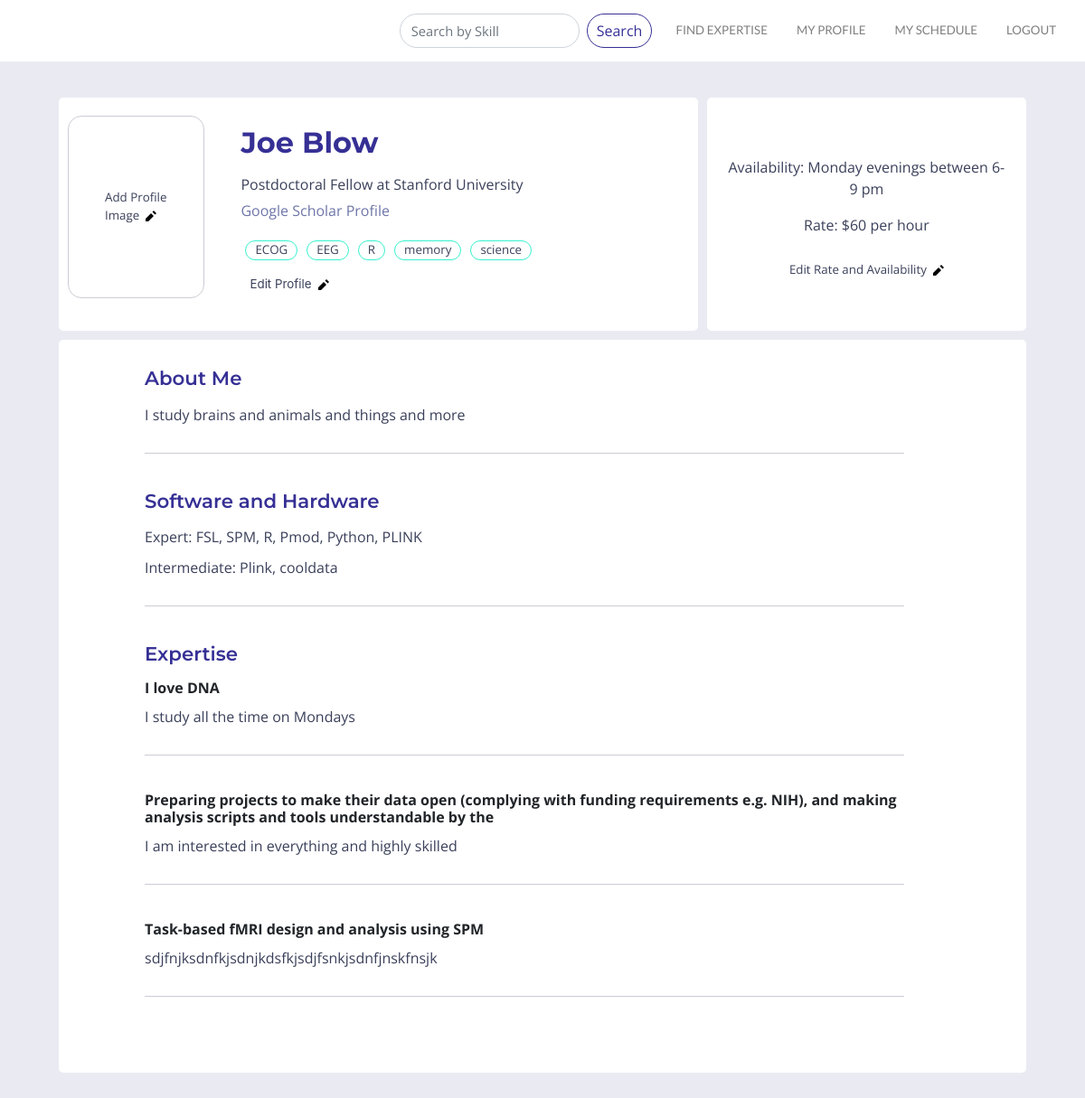
The page /search/users/profile/ (signed in) on the database its author committed.
### users/models.py (models this page shows)
class CustomUser(AbstractUser):
    objects = CustomUserManager()
    position = models.CharField(max_length =10000, null=True, default='', blank=True)
    bio = models.CharField(max_length =10000, null=True, default='', blank=True)
    skills = TaggableManager(help_text="A comma-separated list of tags.")
    image = models.ImageField(upload_to="profile_image", blank=True)
    website = models.CharField(max_length=10000, null=True, default='', blank=True)
    skill_area1_title = models.CharField(max_length =10000, null=True, default='', blank=True)
    skill_area1 = models.CharField(max_length =10000, null=True, default='', blank=True)
    skill_area2_title = models.CharField(max_length =10000, null=True, default='', blank=True)
    skill_area2 = models.CharField(max_length =10000, null=True, default='', blank=True)
    skill_area3_title = models.CharField(max_length =10000, null=True, default='', blank=True)
    skill_area3 = models.CharField(max_length =10000, null=True, default='', blank=True)
    skill_area4_title = models.CharField(max_length =10000, null=True, default='', blank=True)
    skill_area4 = models.CharField(max_length =10000, null=True, default='', blank=True)
    skill_area5_title = models.CharField(max_length =10000, null=True, default='', blank=True)
    skill_area5 = models.CharField(max_length =10000, null=True, default='', blank=True)
    software_hardware = models.CharField(max_length =10000, null=True, default='', blank=True)
    software_hardware_intermediate = models.CharField(max_length =10000, null=True, default='', blank=True)
    availability = models.CharField(max_length=10000, null=True, default='', blank=True)
    rate = models.CharField(max_length= 10000, null=True, default='', blank=True)
    expert = models.BooleanField(blank=True, default=False)
    gives_tutorials = models.BooleanField(blank=True, default=False)
    tutorial_area = models.CharField(max_length =10000, null=True, default='', blank=True)
    wants_expert = models.BooleanField(blank=True, default=False)
    needs_help_with = models.CharField(max_length =10000, null=True, default='', blank=True)
    profile_under_review = models.BooleanField(blank=True, default=False)
    profile_approved = models.BooleanField(blank=True, default=False)

### users/views.py (the view)
# urls.py: path('profile/', views.view_profile, name='profile'),
def view_profile(request, pk=None):
    if pk:
        user = CustomUser.objects.get(pk=pk)
    else:
        user = request.user
    bookings = user.bookings.all()
    tutorials = bookings.filter(is_tutorial=True)
    args = {'user': user,
            'bookings': bookings,
            'tutorials': tutorials,
           }
    return render(request, 'profile.html', args)

### templates/profile.html (shortened to what this page needs)
{% extends 'layout.html' %}
{% load static %}
{% block content %}
<div class="container-fluid" id="profile_container">
   <div class="container profile">
    <div class="container" id = "profile_intro">
        <div class="container" id="expert">
            {% if user.image %}
            <div>
               <a href="{% url 'edit_profile_image' %}"><img class="profile_image" src="{{ user.image.url }}" width="170"/></a>
            </div>
            {% elif not user.image and user.is_authenticated and user == request.user %}
            <div class="edit_profile_image_button"><p class="image_bubble">Add Profile Image&nbsp&nbsp<a href="{% url 'edit_profile_image' %}"><img class="iconic" src="/static/css/pencil.svg"></a></p></div>
            {% endif %}
            <div class="container user_name">
            <p class="profile_name">{{ user.first_name }}&nbsp{{ user.last_name }}</p>
            <p class="profile_text">{{user.position}}</p>
                {% if user.website %}
                <a href="{{ user.website }}" target="_blank"><p class="website_text">Google Scholar Profile</p></a>
                {% else %}
                <br>
                {% endif %}
                <div class="container skills">
                {% for skill in user.skills.all %}
                    <a class="skill_bubble" href="{% url 'skills' skill.name %}"><div class="skill_bubble"><p class="skill_bubble">{{ skill.name }}</p></div></a>
                {% endfor %}
                </div>
                {% if user.is_authenticated and user == request.user %}
                <a href="{% url 'edit_profile' %}"><div class="edit_profile"><p class="skill_bubble">Edit Profile&nbsp&nbsp<img class="iconic" src="/static/css/pencil.svg"></p></div></a>
                {% endif %}
            </div>
        </div>
        <div class="container" id="availability">
               <div class="availability_text">
                <p>Availability: {{ user.availability }}</p>
                <p>Rate: {{ user.rate }}</p>
            </div>
            {% if user != request.user and user.is_authenticated %}
                <a href="{% url 'booking:user_booking_new' pk=user.pk %}"><button type="submit" class="booking_button">Request to Book</button></a>
            {% if user.gives_tutorials %}
                <p>or <a class="join_group" href="#tutorial">Join a group session</a></p>
            {% endif %}
            {% elif user.is_authenticated and user == request.user %}
                <a href="{% url 'edit_profile_rate' %}"><div class="edit_profile"><p class="skill_bubble">Edit Rate and Availability&nbsp&nbsp<img class="iconic" src="/static/css/pencil.svg"></p></div></a>
            {% endif %}
       </div>
    </div>
       </div>
<div class="container profile">
     <div class="container" id="profile_content">
         <div class="profile_content_text">
         <h4 class="bio_title">About Me</h4>
         <p class="profile_text">{{ user.bio }}</p>
    <div class="divider"></div>
        {% if user.software_hardware %}
          <h4 class="bio_title">Software and Hardware</h4>
         <p class="profile_text">Expert: {{ user.software_hardware }}</p>
             {% if user.software_hardware_intermediate %}
             <p class="profile_text">Intermediate: {{ user.software_hardware_intermediate }}</p>
             {% endif %}
                <div class="divider"></div>
          {% endif %}
         {% if user.skill_area1 %}
         <h4 class="bio_title">Expertise</h4>
         <h4 class="text_title">{{ user.skill_area1_title }}</h4>
         <p class="profile_text">{{ user.skill_area1 }}</p>
    <div class="divider"></div>
         {% endif %}
          {% if user.skill_area2 %}
         <h4 class="text_title">{{ user.skill_area2_title }}</h4>
          <p class="profile_text">{{ user.skill_area2 }}</p>
    <div class="divider"></div>
           {% endif %}
          {% if user.skill_area3 %}
         <h4 class="text_title">{{ user.skill_area3_title }}</h4>
          <p class="profile_text">{{ user.skill_area3 }}</p>
    <div class="divider"></div>
         {% endif %}
             <br>
       </div>
    </div>
    </div>
</div>
{% endblock %}

### static/css/layout.css (style rules this page uses)
a { color: #6e75a8; text-decoration: none; }
p { color:#3a405a; }
p.website_text { color: #6e75a8; font-family: 'Open Sans', sans-serif; margin-top: 5px; }
img.iconic { height: 12px; width: 12px; fill: gray; stroke: gray; }
body { background-image: url(scipertise_background_dark.jpg); background-size: cover; background-repeat:no-repeat; }
div#profile_container.container-fluid { padding:30px; background-color:#eaebf2; display: flex; flex-direction: column; overflow-y: scroll; min-height: 100%; }
div#profile_intro.container { display: flex; flex-direction: row; border-radius: 5px; margin-bottom: 5px; padding:0px; margin: 10px 20px 0px 20px; }
div#expert.container { display: flex; flex-direction: row; background-color: white; background-color: white; border-radius: 5px; margin-right: 10px; padding: 10px 0px; }
div.container.user_name { margin: 0px 0px 10px 10px; }
div#availability.container { font-family: 'Open Sans', sans-serif; font-size: 12pt; border-radius: 10px; display: flex; flex-direction: column; align-items: center; justify-content: center; text-align: center; width: 50%; margin: 0px; padding: 10px 0px; background-color: white; border-radius: 5px; }
div.availability_text { margin: 20px 20px 0px 20px; }
div#profile_content.container { background-color: white; border-radius: 5px; display: flex; flex-direction: column; margin: 10px 20px; }
div.profile_content_text { margin: 20px 140px 20px 80px; }
div.container.profile { display: flex; flex-direction: row; }
p.profile_name { display: inline-block; padding: 16px 0px 0px 0px; font-size: 24pt; font-family: 'Montserrat', sans-serif; font-weight: 400; margin-bottom: 0; color:#363095; font-weight: 700; }
p.profile_text { font-size: 12pt; font-family: 'Open Sans', sans-serif; margin: 10px 0px 0px 0px; }
div.divider { border-bottom: 1px solid #CBCDD4; padding-top: 10px; margin: 20px 20px 40px 0px; }
h4.bio_title { font-family: 'Montserrat', sans-serif; font-weight: 600; font-size: 16pt; margin: 10px 0px 15px 0px; color: #363095; }
h4.text_title { font-size: 12pt; font-family: 'Open Sans', sans-serif; margin: 10px 0px 0px 0px; font-weight: bolder; }
div.edit_profile_image_button { display: flex; align-items:center; justify-content: center; margin: 10px; }
p.image_bubble { padding: 80px 40px 80px 40px; font-family: 'Open Sans', sans-serif; font-size: 10pt; border: 1px solid #CBCDD4; border-radius: 15px; margin-right: 5px; }
div.container.skills { display: flex; flex-direction: row; flex-wrap: wrap; font-family: 'Open Sans', sans-serif; padding: 0px; }
div.skill_bubble { border-radius: 20px; border: solid 1px #36F1CD; text-align: center; padding: 0px 10px 0px 10px; margin: 5px; display:flex; font-size: 11pt; }
a.skill_bubble { color: #3a405a; }
p.skill_bubble { padding: 0; margin: 0; font-size: 10pt; color: #3a405a; }
div.edit_profile { border-radius: 20px; text-align: center; padding: 2px 10px 2px 10px; margin: 10px auto; display:flex; }
a { color: #6e75a8; }
@media screen and (max-width: 1200px) { div.profile_content_text { margin: 20px 100px 20px 80px; } }

### rows shown on the page
CustomUser: first_name "Joe", last_name "Blow", position "Postdoctoral Fellow at Stanford University", availability "Monday evenings between 6-9 pm", rate "$60 per hour", bio "I study brains and animals and things and more", software_hardware "FSL, SPM, R, Pmod, Python, PLINK", software_hardware_intermediate "Plink, cooldata", skill_area1_title "I love DNA", skill_area1 "I study all the time on Mondays", skill_area2_title "Preparing projects to make their data open (complying with funding requirements e.g. NIH), and making analysis scripts and tools understandable by the", skill_area2 "I am interested in everything and highly skilled", skill_area3_title "Task-based fMRI design and analysis using SPM", skill_area3 "sdjfnjksdnfkjsdnjkdsfkjsdjfsnkjsdnfjnskfnsjk"
Tag: name "ECOG"
Tag: name "EEG"
Tag: name "R"
Tag: name "memory"
Tag: name "science"
